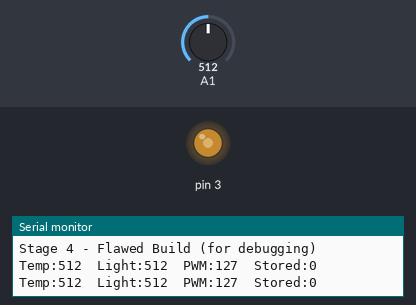
Bench run of a sketch on a simulated Arduino Uno, built with avr-gcc and run on an emulated ATmega328P. On the bench: output pins drawn as LEDs (lit = HIGH), the last lines printed to the serial monitor. The inputs (shaded band) are chosen by the test bench; at power-on: A1 = 512.

Above: at 1.2 s.
1.3 s: A1 set to 716
At 2.8 s:
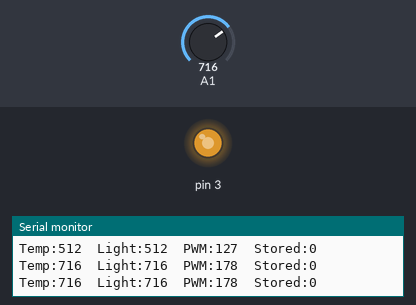
3.1 s: A1 set to 900
At 4.3 s:
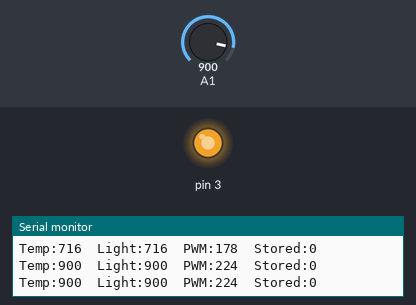
4.7 s: A1 set to 122
At 5.5 s:
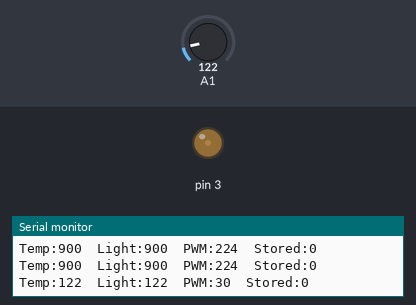
6.3 s: A1 set to 0
At 6.8 s:
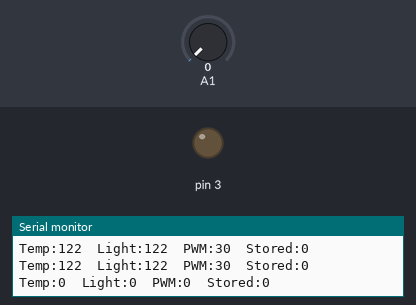
7.9 s: A1 set to 511
At 9.3 s:
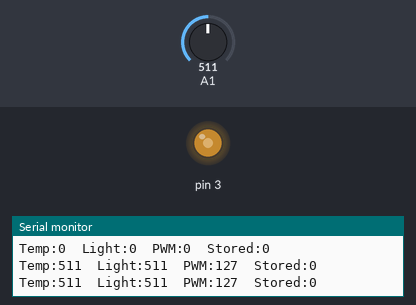
Timing chart, 0 to 10.5 s (numbered marks = the images above; inputs shaded):
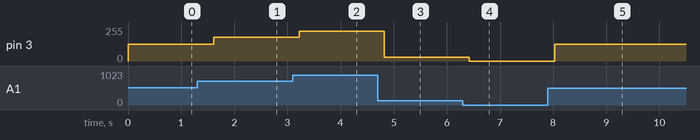

Measured:
- after the input at 1.3 s, pin 3: 127/255 → 178/255 after 0.32 s
- after the input at 3.1 s, pin 3: 178/255 → 224/255 after 0.12 s
- after the input at 4.7 s, pin 3: 224/255 → 30/255 after 0.12 s
- after the input at 6.3 s, pin 3: 30/255 → 0/255 after 0.12 s
- after the input at 7.9 s, pin 3: 0/255 → 127/255 after 0.13 s

The sketch:

Stage4_Flawed.ino
```cpp
/*
 * Stage4_Flawed.ino
 * Intentionally flawed sketch for debugging & refactoring practice.
 * Compiles and runs, but behavior is incorrect and design is messy.
 *
 * Known issues to find & fix (not exhaustive):
 * - Wrong pin assignments vs. stated hardware
 * - Inconsistent state updates (values not stored)
 * - Duplicated logic across sensors
 * - Leaky encapsulation (public data and direct pin writes)
 * - Factory returns partially configured objects
 * - Mixed responsibilities in the main loop
 */

#include <Arduino.h>

// --- Sensor hierarchy (simplified from Stage 2) ---
class Sensor {
  public:
    virtual void begin() = 0;
    virtual int readValue() = 0; // Return raw reading 0-1023
    virtual const char* getName() = 0;
    virtual ~Sensor() {}
};

class TemperatureSensor : public Sensor {
  public:
    int pin; // BUG: public pin leaks encapsulation
    TemperatureSensor(int p) : pin(p) {}
    void begin() override {
      pinMode(pin, INPUT);
    }
    int readValue() override {
      // BUG: should be analogRead(pin) but uses wrong pin A1 always
      return analogRead(A1);
    }
    const char* getName() override { return "Temp"; }
};

class LightSensor : public Sensor {
  public:
    int pin;
    LightSensor(int p) : pin(p) {}
    void begin() override {
      pinMode(pin, INPUT);
    }
    int readValue() override {
      return analogRead(pin);
    }
    const char* getName() override { return "Light"; }
};

// --- Actuator interface and a single concrete type (simplified from Stage 3) ---
class Actuator {
  public:
    virtual void activate() = 0;
    virtual void deactivate() = 0;
    virtual void setValue(int value) = 0; // 0-255 for PWM
    virtual int getValue() = 0;
    virtual const char* getType() = 0;
    virtual ~Actuator() {}
};

class MotorActuator : public Actuator {
  public:
    int speedPin;        // BUG: should be private
    int directionPin;    // Optional
    bool isActive;
    int lastWritten;     // BUG: never updated in setValue()
    MotorActuator(int sPin, int dPin = -1) {
      speedPin = sPin;
      directionPin = dPin;
      isActive = false;
      lastWritten = 0;
      pinMode(speedPin, OUTPUT);
      if (directionPin != -1) pinMode(directionPin, OUTPUT);
    }
    void activate() override {
      isActive = true;
      analogWrite(speedPin, 180); // BUG: hard-coded speed, ignores state
    }
    void deactivate() override {
      isActive = false;
      analogWrite(speedPin, 0);
    }
    void setValue(int value) override {
      // BUG: missing state storage (lastWritten)
      // BUG: no constrain on value
      analogWrite(speedPin, value);
    }
    int getValue() override {
      return lastWritten; // BUG: always 0 because not stored
    }
    const char* getType() override { return "Motor"; }
};

// --- Factory (intentionally sloppy) ---
class ActuatorFactory {
  public:
    static Actuator* createActuator(const String& type) {
      if (type == "motor") {
        // BUG: pin 3 may conflict with Serial on some boards; mismatches README
        return new MotorActuator(3);
      }
      // BUG: no handling for other types, returns nullptr silently
      return nullptr;
    }
};

// --- Global objects (note mismatched pins vs. README) ---
Sensor* sensors[2] = {
  new TemperatureSensor(A1), // BUG: should be A0 per README
  new LightSensor(A1)
};
Actuator* motor = nullptr;

void setup() {
  Serial.begin(9600);
  while (!Serial) { ; }
  Serial.println("Stage 4 - Flawed Build (for debugging)\n");

  // Initialize sensors (but we never check success)
  for (int i = 0; i < 2; ++i) {
    sensors[i]->begin();
  }

  // Create motor via factory (returns partially configured object)
  motor = ActuatorFactory::createActuator("motor");
  if (motor) {
    motor->activate();
  } else {
    Serial.println("ERROR: Factory returned null actuator!\n");
  }
}

void loop() {
  // Duplicated sensor reading logic; mixes responsibilities
  int tempRaw = sensors[0]->readValue();
  int lightRaw = sensors[1]->readValue();

  // Naive mapping: average sensors to motor speed
  int avg = (tempRaw + lightRaw) / 2;
  int pwm = map(avg, 0, 1023, 0, 255);

  // BUG: no constraining; no state update in actuator
  if (motor) {
    motor->setValue(pwm);
  }

  // Minimal (and misleading) telemetry
  Serial.print("Temp:"); Serial.print(tempRaw);
  Serial.print("  Light:"); Serial.print(lightRaw);
  Serial.print("  PWM:"); Serial.print(pwm);
  Serial.print("  Stored:"); Serial.println(motor ? motor->getValue() : -1);

  delay(800);
}
```
